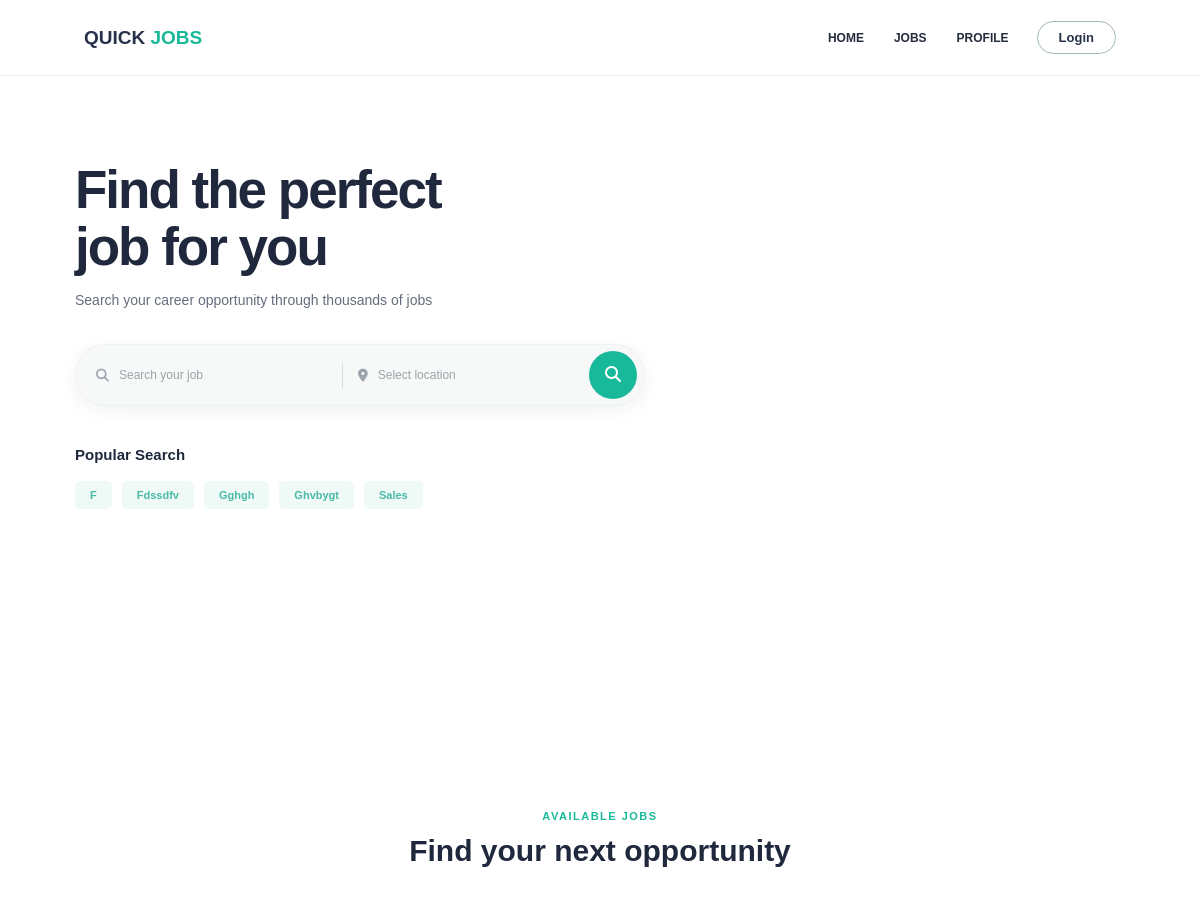
/ (upper part), run on an earlier commit of the app's database.
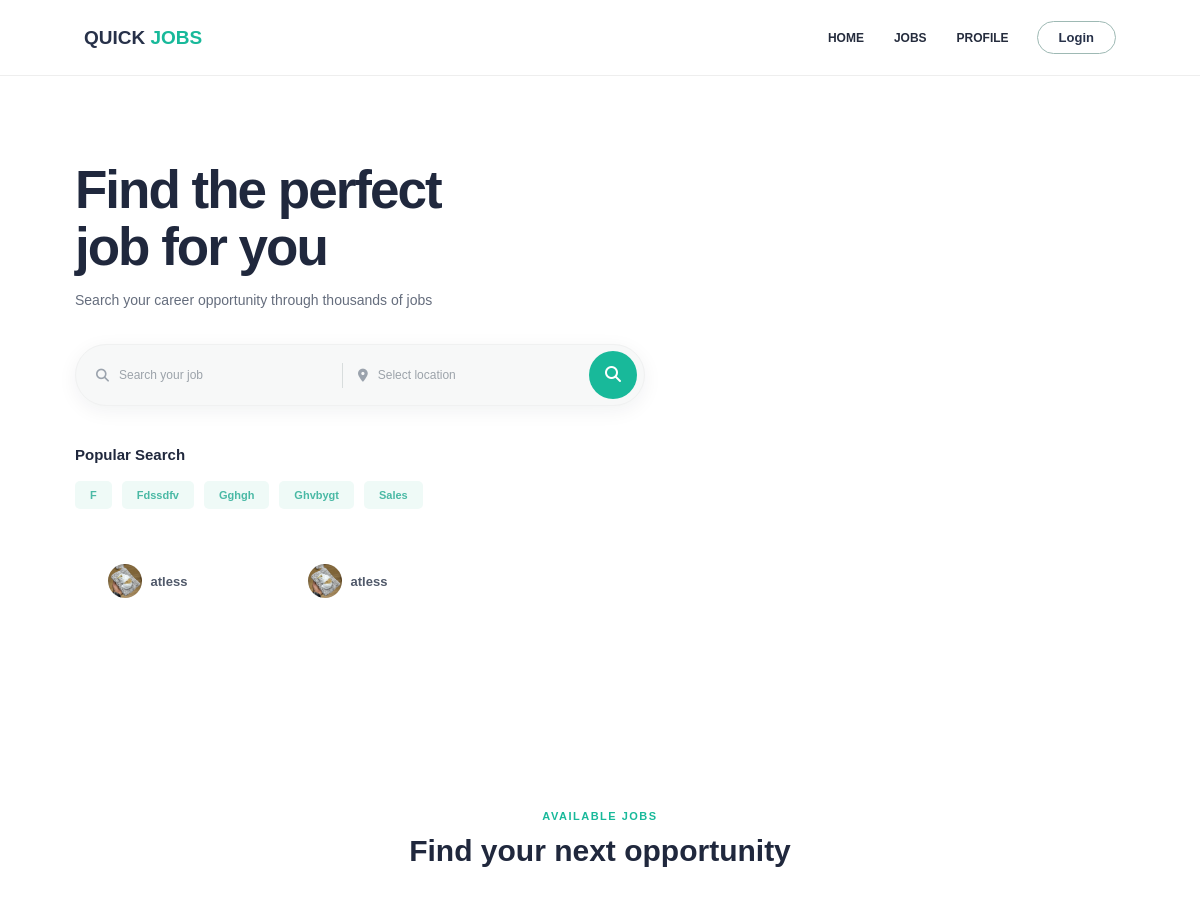
And on a later commit of the database.
### myapp/models.py (models this page shows, shortened)
class Category(models.Model):
    name = models.CharField(
        max_length=100,
        unique=True,
    )
    class Meta:
        ordering = ["name"]
        verbose_name = "Category"
        verbose_name_plural = "Categories"

class Company(models.Model):
        name = models.CharField(
            max_length=150,
            unique=True,
        )
        logo = models.ImageField(
            upload_to="company_logos/",
            null=True,
            blank=True,
        )
        is_active = models.BooleanField(
            default=True,
        )
        created_at = models.DateTimeField(
            auto_now_add=True,
        )
        class Meta:
            ordering = ["name"]
            verbose_name = "Company"
            verbose_name_plural = "Companies"

### myapp/views.py (the view, shortened to what this page needs)
# urls.py: 2. Add a URL to urlpatterns:  path('', views.home, name='home')
def home(request):
    jobs = (
        Job.objects
        .filter(is_verified=True)
        .select_related("category", "owner")
        .order_by("title")
    )
    q = request.GET.get("q", "").strip()
    place = request.GET.get("place", "").strip()
    category_id = request.GET.get("category", "").strip()
    if place:
        jobs = jobs.filter(
            location__icontains=place
        )
    if category_id.isdigit():
        jobs = jobs.filter(
            category_id=int(category_id)
        )
    categories = (
        Category.objects
        .filter(
            jobs__is_verified=True
        )
        .distinct()
        .order_by("name")[:6]
    )
    companies = (
        Company.objects
        .filter(is_active=True)
        .order_by("name")
    )
    saved_job_ids = set()
    if request.user.is_authenticated:
        saved_job_ids = set(
            SavedJob.objects
            .filter(user=request.user)
            .values_list("job_id", flat=True)
        )
    home_jobs = jobs[:6]
    reviews = (
        CustomerReview.objects
        .filter(is_approved=True)
        .select_related("user")
    )
    return render(
        request,
        "home.html",
        {
            "reviews": reviews,
            "jobs": home_jobs,
            "categories": categories,
            "companies": companies,
            "saved_job_ids": saved_job_ids,
            "has_more_jobs": jobs.count() > 6,
        },
    )

### templates/home.html (shortened to what the changed rows need)
{% load static %}
<!DOCTYPE html>
<html lang="en">
<head>
    <link rel="stylesheet"
          href="{% static 'css/home.css' %}">
    <link rel="stylesheet"
          href="https://cdnjs.cloudflare.com/ajax/libs/font-awesome/6.7.2/css/all.min.css">
</head>
<body>
<section class="hero">
    <div class="hero-content">
        <h1>
            Find the perfect<br>
            <span>job for you</span>
        </h1>
        <div class="popular-search">
            <div class="popular-tags">
                {% for cat in categories %}
                    <a href="?category={{ cat.id }}">
                        {{ cat.name }}
                    </a>
                {% empty %}
                    <span>
                        No categories available
                    </span>
                {% endfor %}
            </div>
        </div>
        {% if companies %}
        <div class="companies-slider">
            <div class="companies-track">
                {% for company in companies %}
                    <div class="company-item">
                        <div class="company-circle">
                            {% if company.logo %}
                                <img
                                    src="{{ company.logo.url }}"
                                    alt="{{ company.name }}"
                                >
                            {% else %}
                                {{ company.name|first|upper }}
                            {% endif %}
                        </div>
                        <span class="company-name">
                            {{ company.name }}
                        </span>
                    </div>
                {% endfor %}
                {% for company in companies %}
                    <div class="company-item">
                        <div class="company-circle">
                            {% if company.logo %}
                                <img
                                    src="{{ company.logo.url }}"
                                    alt="{{ company.name }}"
                                >
                            {% else %}
                                {{ company.name|first|upper }}
                            {% endif %}
                        </div>
                        <span class="company-name">
                            {{ company.name }}
                        </span>
                    </div>
                {% endfor %}
            </div>
        </div>
        {% endif %}
    </div>
</section>
<section class="job-list-section"
         id="jobs">
    <div class="section-heading">
        <h2>
            Find your next opportunity
        </h2>
    </div>
</section>
</body>
</html>

What changed in the data, as far as the page shows it:
added Company: logo (picture), name "atless"
